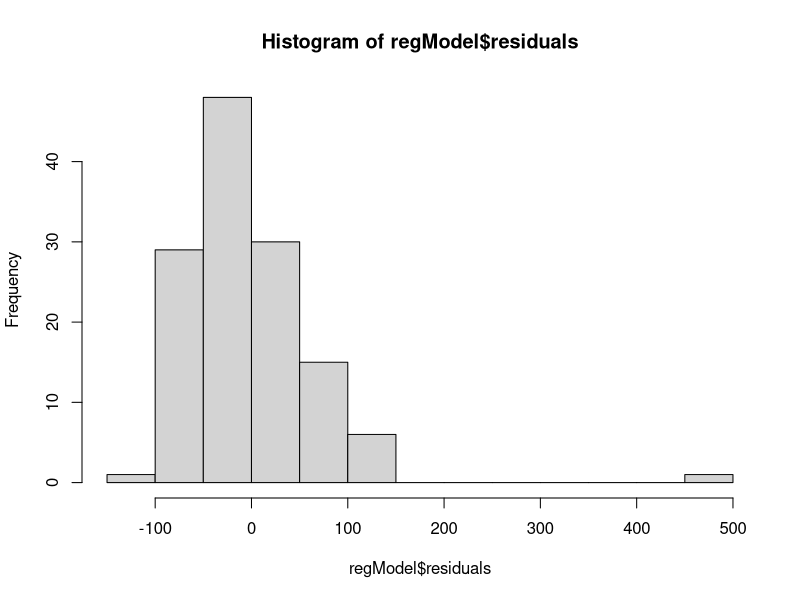
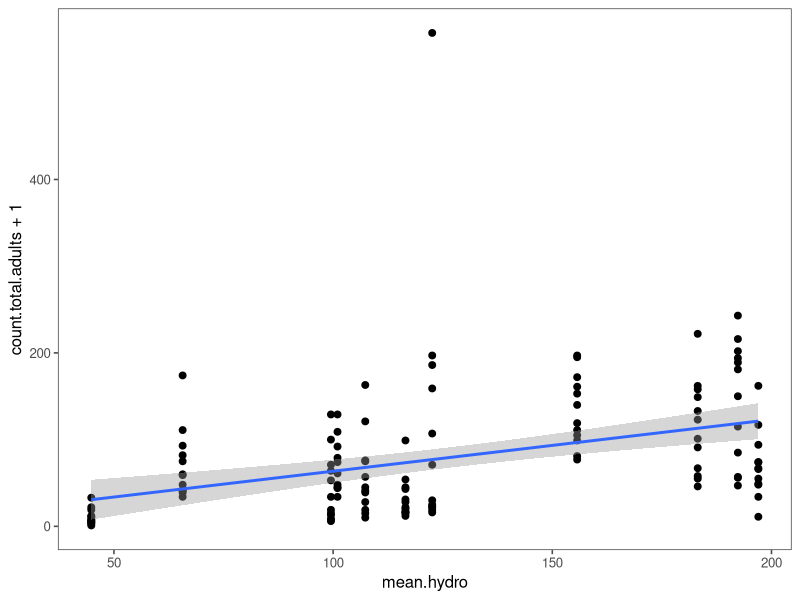

The R script that drew these images, in order:
##### Analysis and Control
##### 30 January 2023
##### LVA

dryadData <- read.table(file = "Data/veysey-babbitt_data_amphibians.csv", header = TRUE, sep = ",")

## Set up libraries
library(tidyverse)
library(ggthemes)

### Analyses
### Experimental designs
### independent/explanatory variable (x-axis) vs dependent/response variable (y axis)
### continuous (range of numbers: height, weight, temperature) vs discrete/categorical variables (categories: species, treatment, site)

### basic linear regression anylsis (2 continuous variables)
## Is there a relationship between the mean pool hydroperiod and the number of breeding frogs
## y ~ x
regModel <- lm(count.total.adults ~ mean.hydro, data = dryadData)
print(regModel)
summary(regModel)
hist(regModel$residuals)
summary(regModel)$"r.squared"
summary(regModel)[["r.squared"]]

#View(summmary(regModel))

regPlot <- ggplot(dryadData, aes(x = mean.hydro, y = count.total.adults + 1)) +
  geom_point(size = 2) +
  stat_smooth(method = "lm", se = 0.99)

regPlot + theme_few()

### Basic ANOVA
### Was there a statistically significant difference in the number of adults among wetlands?
#y~x
ANOmodel <- aov(count.total.adults ~ factor(wetland), data = dryadData)
summary(ANOmodel)
